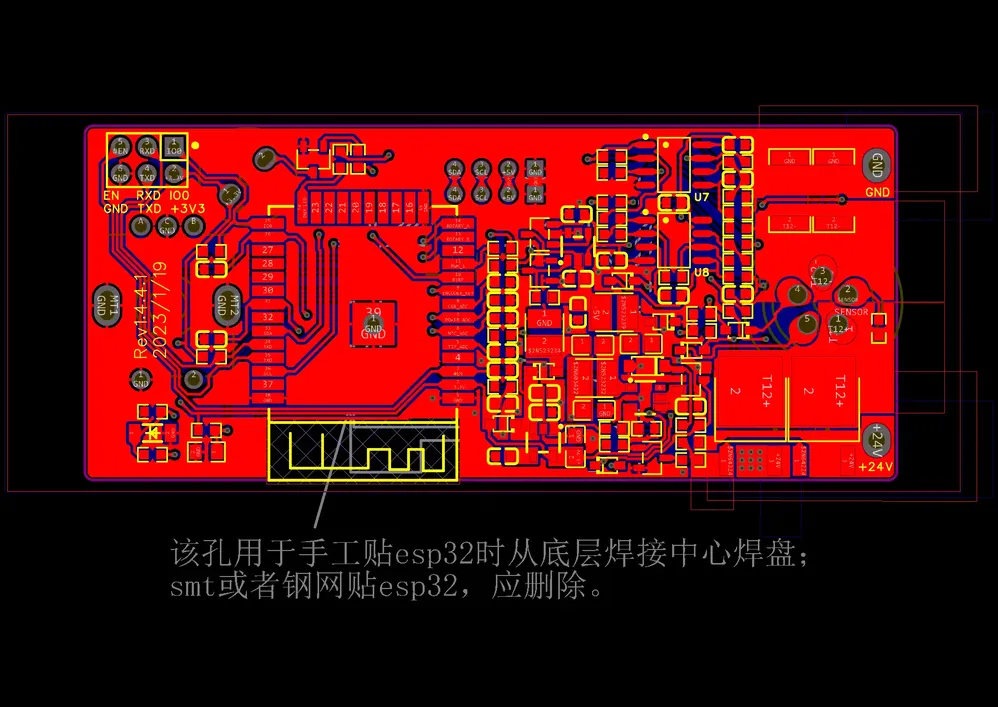
//> input picture img/8277201d88eb4eb19e224e43a7db916e.webp, 998 x 707 px, shrunk from 1920 x 1360 before the run
$ ./start ../8277201d88eb4eb19e224e43a7db916e.webp ../e724a870e61447c9a392fd5c28175ef4.webp ../e724a870e61447c9a392fd5c28175ef4.webp   (built with g++ and OpenCV 4)
//> lines starting //> are read from the running program, lines starting //| are printed output that depends on the picture
#include <iostream>
#include <opencv2/highgui.hpp>
#include <opencv2/opencv.hpp>
using namespace std;
using namespace cv;
int main(int argc, char** argv) {
    char default_prefix[] = "image";
    char* prefix = default_prefix;
    char* SetcolorAdd;
    bool color = 1;

    Mat img = imread(argv[1]);
//> img is the input picture: 707 rows x 998 cols, CV_8UC3; mean B, G, R 13.6, 12.2, 78.7

    prefix = argv[2];
//> prefix = "../e724a870e61447c9a392fd5c28175ef4.webp"
    SetcolorAdd = argv[3];
//> SetcolorAdd = "../e724a870e61447c9a392fd5c28175ef4.webp"

    if (*SetcolorAdd == 'f')
        color = 0;

    Mat channels[3];
    split(img, channels);
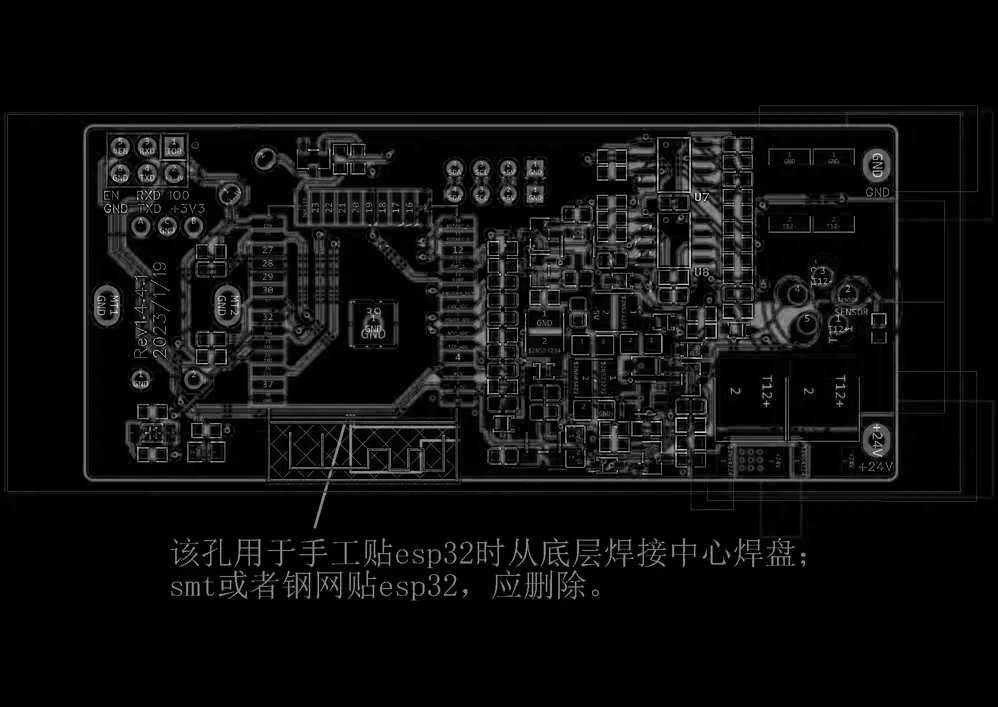
//> channels[0]: 707 rows x 998 cols, CV_8UC1; min 0, max 252, mean 13.6
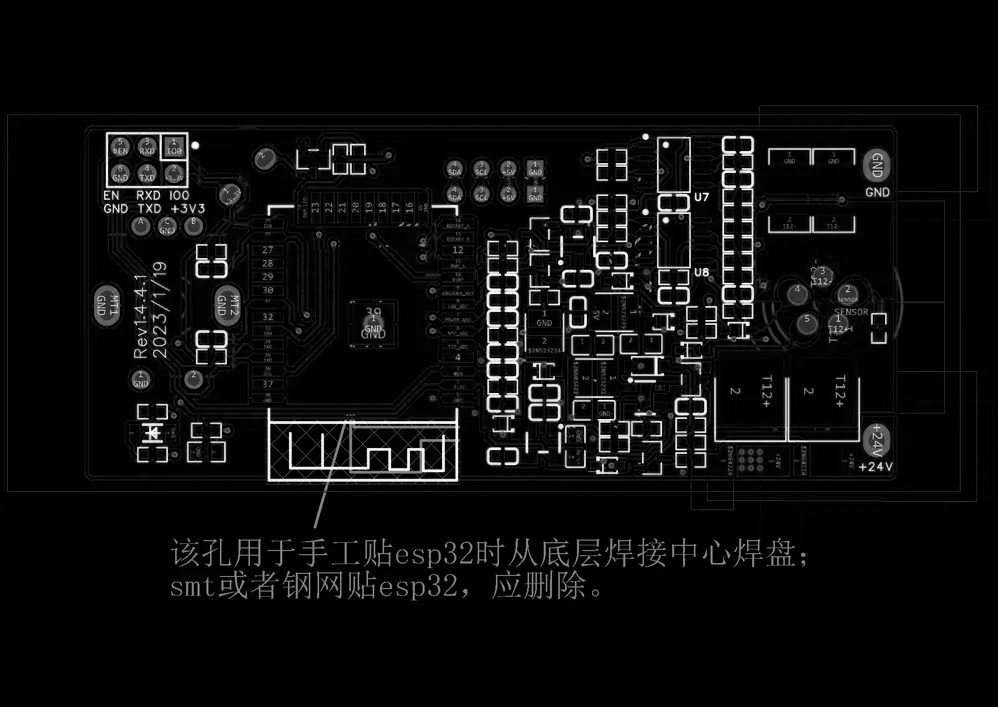
//> channels[1]: 707 rows x 998 cols, CV_8UC1; min 0, max 255, mean 12.2
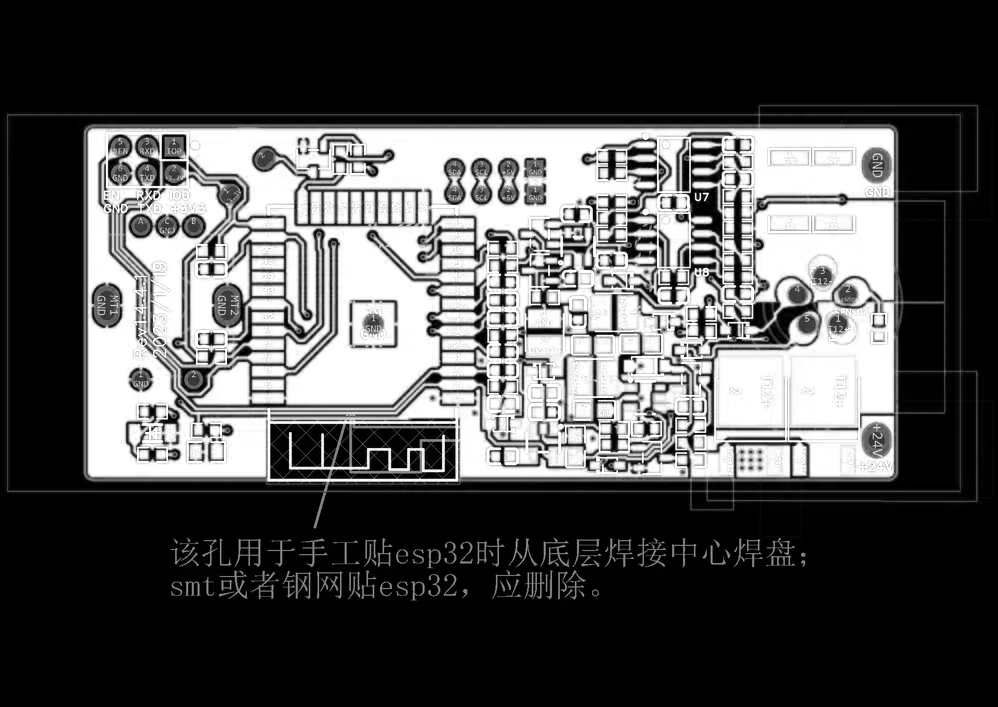
//> channels[2]: 707 rows x 998 cols, CV_8UC1; min 0, max 255, mean 78.7

    // cv::imshow("image", channels[0]);
    printf("const PROGMEM uint8_t %s[] = {", prefix);
//| const PROGMEM uint8_t ../e724a870e61447c9a392fd5c28175ef4.webp[] = {

    int Abyte = 0, Check, count = 0, countI = 1;
    for (int i = 0; i < channels[0].cols * channels[0].rows; i++) {
        if (channels[0].at<uchar>(i)) {
            if (color)
                Abyte |= 1;
        } else if (!color)
            Abyte |= 1;

        if (count == 7) {
            if (countI % 4 == 0) {
                Abyte >>= 4;
                Abyte <<= 4;
                i -= 4;
            }
            printf("0x%02x,", Abyte);
            countI++;
            Abyte = 0;
            count = 0;
        } else {
            count++;
            Abyte <<= 1;
        }
    }
//> this loop made 806382 passes
//> count on passes 1, 2, 3, 4, 5, 6, 7, 9, 10, 11, 12, 13: 1, 2, 3, 4, 5, 6, 7, 1, 2, 3, 4, 5
//> i on passes 32, 64, 96, 128, 160, 192: 27, 55, 83, 111, 139, 167
//| 0x00,0x00,0x00,0x00,0x00,0x00,0x00,0x00,
//> (output is shown up to pass 64 of 806382)
//> after the loop, Abyte = 0; countI = 100798; count = 6
    if (count == 4) {
        Abyte <<= 3;
        printf("0x%02x,", Abyte);
    }
    printf("};\n");

    return 0;
}
